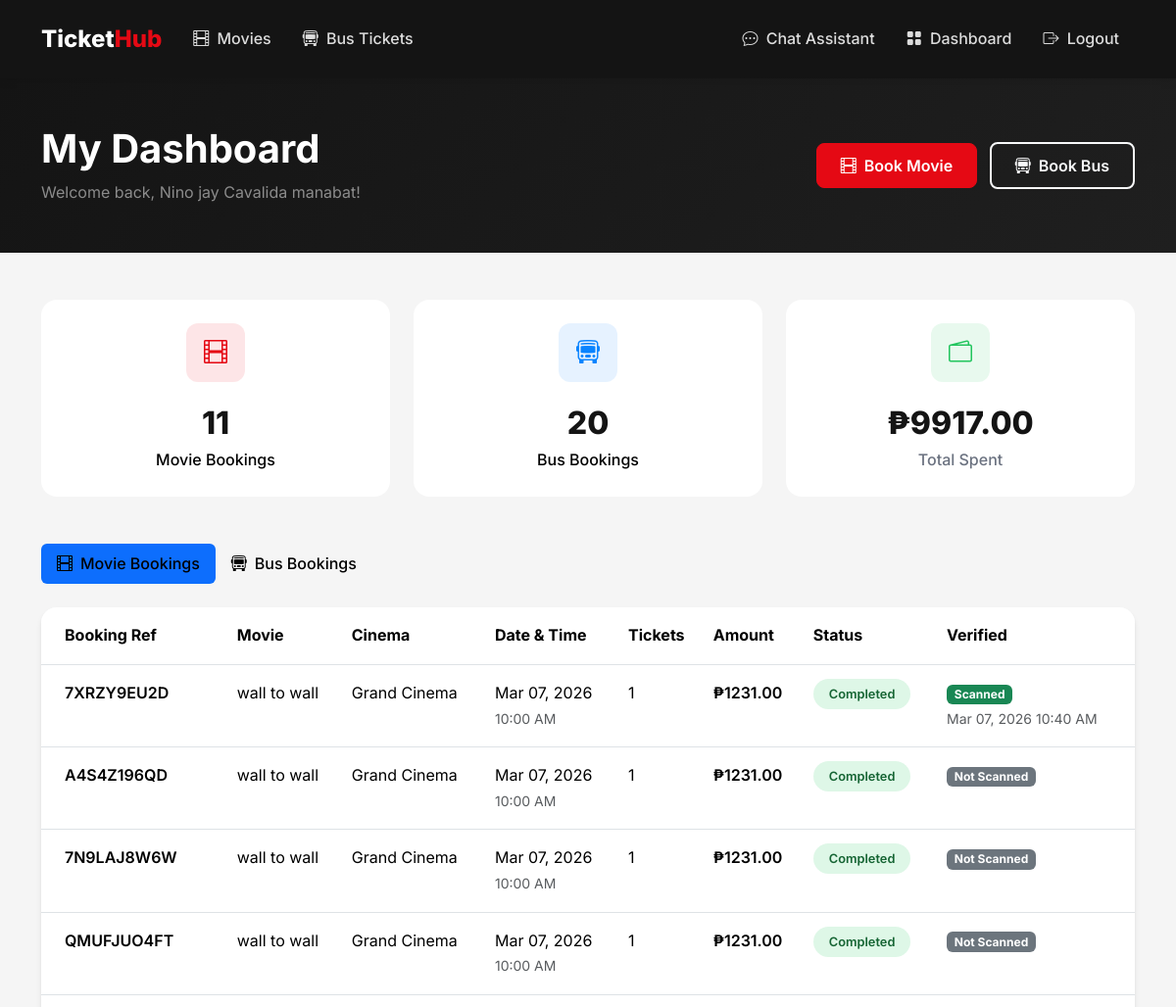
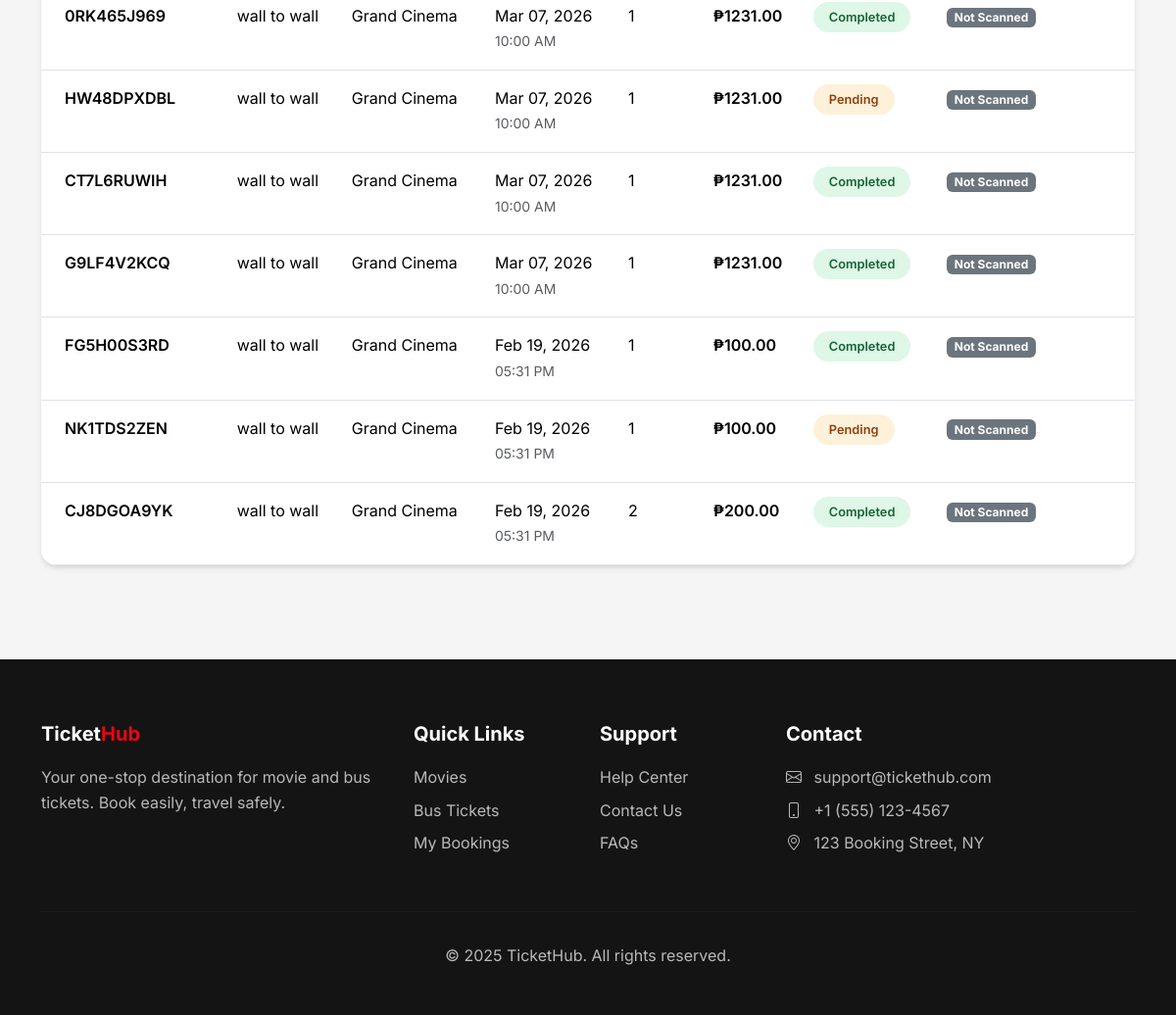
Page /dashboard (signed in) on the committed database (2 pictures, top to bottom).
### flask_app/app.py (models this page shows, shortened)
class User(UserMixin, db.Model):
    id = db.Column(db.Integer, primary_key=True)
    email = db.Column(db.String(120), unique=True, nullable=False)
    password_hash = db.Column(db.String(256), nullable=False)
    name = db.Column(db.String(100), nullable=False)
    phone = db.Column(db.String(20))
    is_admin = db.Column(db.Boolean, default=False)
    created_at = db.Column(db.DateTime, default=datetime.utcnow)
    movie_bookings = db.relationship('MovieBooking', backref='user', lazy=True)
    bus_bookings = db.relationship('BusBooking', backref='user', lazy=True)

class MovieBooking(db.Model):
    id = db.Column(db.Integer, primary_key=True)
    user_id = db.Column(db.Integer, db.ForeignKey('user.id'), nullable=False)
    showtime_id = db.Column(db.Integer, db.ForeignKey('showtime.id'), nullable=False)
    num_tickets = db.Column(db.Integer, nullable=False)
    seat_numbers = db.Column(db.String(200))
    total_amount = db.Column(db.Float, nullable=False)
    payment_status = db.Column(db.String(20), default='pending')  # pending, completed, failed, refunded
    payment_method = db.Column(db.String(20))     # 'card', 'gcash', 'paymaya', 'paypal'
    payment_reference = db.Column(db.String(255)) # PayMongo source/payment id
    booking_reference = db.Column(db.String(20), unique=True)
    is_verified = db.Column(db.Boolean, default=False, nullable=False)
    verified_at = db.Column(db.DateTime, nullable=True)
    created_at = db.Column(db.DateTime, default=datetime.utcnow)

class Movie(db.Model):
    id = db.Column(db.Integer, primary_key=True)
    title = db.Column(db.String(200), nullable=False)
    description = db.Column(db.Text)
    genre = db.Column(db.String(100))
    duration = db.Column(db.Integer)  # in minutes
    rating = db.Column(db.String(10))  # PG, PG-13, R, etc.
    poster_image = db.Column(db.String(255))
    trailer_url = db.Column(db.String(255))
    release_date = db.Column(db.Date)
    is_active = db.Column(db.Boolean, default=True)
    created_at = db.Column(db.DateTime, default=datetime.utcnow)
    showtimes = db.relationship('Showtime', backref='movie', lazy=True, cascade='all, delete-orphan')

class Cinema(db.Model):
    id = db.Column(db.Integer, primary_key=True)
    name = db.Column(db.String(100), nullable=False)
    location = db.Column(db.String(200))
    total_seats = db.Column(db.Integer, default=100)
    showtimes = db.relationship('Showtime', backref='cinema', lazy=True)

class Showtime(db.Model):
    id = db.Column(db.Integer, primary_key=True)
    movie_id = db.Column(db.Integer, db.ForeignKey('movie.id'), nullable=False)
    cinema_id = db.Column(db.Integer, db.ForeignKey('cinema.id'), nullable=False)
    show_date = db.Column(db.Date, nullable=False)
    show_time = db.Column(db.Time, nullable=False)
    price = db.Column(db.Float, nullable=False)
    available_seats = db.Column(db.Integer)
    bookings = db.relationship('MovieBooking', backref='showtime', lazy=True)

### flask_app/app.py (the view)
@app.route('/dashboard')
@login_required
def dashboard():
    movie_bookings = MovieBooking.query.filter_by(user_id=current_user.id).order_by(MovieBooking.created_at.desc()).all()
    bus_bookings = BusBooking.query.filter_by(user_id=current_user.id).order_by(BusBooking.created_at.desc()).all()
    return render_template('dashboard/index.html', movie_bookings=movie_bookings, bus_bookings=bus_bookings)

### flask_app/app.py (called while the page is built)
@login_manager.user_loader
def load_user(user_id):
    return User.query.get(int(user_id))

### flask_app/templates/dashboard/index.html (shortened to what this page needs)
{% extends 'base.html' %}
{% block content %}
<section class="py-5" style="background: linear-gradient(135deg, var(--dark) 0%, var(--dark-lighter) 100%);">
    <div class="container">
        <div class="row align-items-center">
            <div class="col">
                <h1 class="text-white fw-bold mb-2">My Dashboard</h1>
                <p class="text-white-50 mb-0">Welcome back, {{ current_user.name }}!</p>
            </div>
            <div class="col-auto">
                <a href="{{ url_for('movies') }}" class="btn btn-primary me-2">
                    <i class="bi bi-film me-2"></i>Book Movie
                </a>
                <a href="{{ url_for('bus_routes') }}" class="btn btn-outline-light">
                    <i class="bi bi-bus-front me-2"></i>Book Bus
                </a>
            </div>
        </div>
    </div>
</section>
<section class="py-5">
    <div class="container">
        <div class="row g-4 mb-5">
            <div class="col-md-4">
                <div class="stat-card">
                    <div class="stat-icon" style="background: rgba(229, 9, 20, 0.1);">
                        <i class="bi bi-film" style="color: var(--primary);"></i>
                    </div>
                    <div class="stat-value">{{ movie_bookings|length }}</div>
                    <div class="stat-label" style="color: #000;">Movie Bookings</div>
                </div>
            </div>
            <div class="col-md-4">
                <div class="stat-card">
                    <div class="stat-icon" style="background: rgba(10, 132, 255, 0.1);">
                        <i class="bi bi-bus-front" style="color: var(--secondary);"></i>
                    </div>
                    <div class="stat-value">{{ bus_bookings|length }}</div>
                    <div class="stat-label" style="color: #000;">Bus Bookings</div>
                </div>
            </div>
            <div class="col-md-4">
                <div class="stat-card">
                    <div class="stat-icon" style="background: rgba(34, 197, 94, 0.1);">
                        <i class="bi bi-wallet2" style="color: #22C55E;"></i>
                    </div>
                    <div class="stat-value">₱{{ "%.2f"|format(
                        (movie_bookings|selectattr('payment_status', 'equalto', 'completed')|sum(attribute='total_amount')) +
                        (movie_bookings|selectattr('payment_status', 'equalto', 'paid')|sum(attribute='total_amount')) +
                        (bus_bookings|selectattr('payment_status', 'equalto', 'completed')|sum(attribute='total_amount')) +
                        (bus_bookings|selectattr('payment_status', 'equalto', 'paid')|sum(attribute='total_amount'))
                    ) }}</div>
                    <div class="stat-label">Total Spent</div>
                </div>
            </div>
        </div>
        <ul class="nav nav-pills mb-4" role="tablist">
            <li class="nav-item">
                <button class="nav-link active px-4" data-bs-toggle="pill" data-bs-target="#movie-bookings" style="color: #000 !important;">
                    <i class="bi bi-film me-2"></i>Movie Bookings
                </button>
            </li>
            <li class="nav-item">
                <button class="nav-link px-4" data-bs-toggle="pill" data-bs-target="#bus-bookings" style="color: #000 !important;">
                    <i class="bi bi-bus-front me-2"></i>Bus Bookings
                </button>
            </li>
        </ul>
        <div class="tab-content">
            <div class="tab-pane fade show active" id="movie-bookings">
                {% if movie_bookings %}
                    <div class="card">
                        <div class="table-responsive">
                            <table class="table table-hover mb-0">
                                <thead class="bg-light">
                                    <tr>
                                        <th class="px-4 py-3">Booking Ref</th>
                                        <th class="py-3">Movie</th>
                                        <th class="py-3">Cinema</th>
                                        <th class="py-3">Date & Time</th>
                                        <th class="py-3">Tickets</th>
                                        <th class="py-3">Amount</th>
                                        <th class="py-3">Status</th>
                                        <th class="py-3">Verified</th>
                                    </tr>
                                </thead>
                                <tbody>
                                    {% for booking in movie_bookings %}
                                    <tr>
                                        <td class="px-4 py-3">
                                            <span class="fw-semibold">{{ booking.booking_reference }}</span>
                                        </td>
                                        <td class="py-3">{{ booking.showtime.movie.title }}</td>
                                        <td class="py-3">{{ booking.showtime.cinema.name }}</td>
                                        <td class="py-3">
                                            {{ booking.showtime.show_date.strftime('%b %d, %Y') }}<br>
                                            <small class="text-muted">{{ booking.showtime.show_time.strftime('%I:%M %p') }}</small>
                                        </td>
                                        <td class="py-3">{{ booking.num_tickets }}</td>
                                        <td class="py-3 fw-semibold">₱{{ "%.2f"|format(booking.total_amount) }}</td>
                                        <td class="py-3">
                                            {% if booking.payment_status in ['completed','paid'] %}
                                                <span class="badge-status badge-completed">Completed</span>
                                            {% else %}
                                                <span class="badge-status badge-pending">Pending</span>
                                            {% endif %}
                                        </td>
                                        <td class="py-3">
                                            {% if booking.is_verified %}
                                                <span class="badge bg-success">Scanned</span>
                                                <div><small class="text-muted">{{ booking.verified_at.strftime('%b %d, %Y %I:%M %p') if booking.verified_at else '' }}</small></div>
                                            {% else %}
                                                <span class="badge bg-secondary">Not Scanned</span>
                                            {% endif %}
                                        </td>
                                    </tr>
                                    {% endfor %}
                                </tbody>
                            </table>
                        </div>
                    </div>
                {% endif %}
            </div>
        </div>
    </div>
</section>
{% endblock %}

### flask_app/static/css/main.css (style rules this page uses)
:root { --primary: #E50914; --primary-dark: #B20710; --secondary: #0A84FF; --dark: #141414; --dark-lighter: #1F1F1F; --gray-100: #F5F5F5; --gray-200: #E5E5E5; --gray-300: #D4D4D4; --gray-600: #6B7280; --gray-800: #2D2D2D; --success: #22C55E; --warning: #F59E0B; }
* { margin: 0; padding: 0; box-sizing: border-box; }
body { font-family: 'Inter', -apple-system, BlinkMacSystemFont, sans-serif; background-color: var(--gray-100); color: var(--dark); line-height: 1.6; }
.nav-link { color: rgba(255,255,255,0.85) !important; font-weight: 500; padding: 0.5rem 1rem !important; transition: all 0.2s ease; }
.nav-link.active { color: var(--primary) !important; }
.btn-primary { background: var(--primary); border-color: var(--primary); font-weight: 600; padding: 0.625rem 1.5rem; border-radius: 8px; transition: all 0.2s ease; }
.btn-outline-light { border-width: 2px; font-weight: 600; padding: 0.625rem 1.5rem; border-radius: 8px; }
.card { border: none; border-radius: 16px; box-shadow: 0 4px 6px -1px rgba(0,0,0,0.1), 0 2px 4px -1px rgba(0,0,0,0.06); transition: all 0.3s ease; overflow: hidden; }
.badge-status { padding: 0.5rem 1rem; border-radius: 20px; font-weight: 600; font-size: 0.8rem; }
.badge-completed { background: rgba(34, 197, 94, 0.15); color: #166534; }
.badge-pending { background: rgba(245, 158, 11, 0.15); color: #92400e; }
.stat-card { background: #fff; border-radius: 16px; padding: 1.5rem; text-align: center; }
.stat-card .stat-icon { width: 60px; height: 60px; border-radius: 12px; display: flex; align-items: center; justify-content: center; font-size: 1.5rem; margin: 0 auto 1rem; }
.stat-card .stat-value { font-size: 2rem; font-weight: 800; color: var(--dark); }
.stat-card .stat-label { color: var(--gray-600); font-weight: 500; }
.card { border-radius: 16px; box-shadow: 0 4px 12px rgba(0,0,0,0.07); border: none; }
.btn-primary { background: #E50914; border-color: #E50914; font-weight: 600; border-radius: 8px; transition: background 0.2s; }
.fw-bold { font-weight: 700 !important; }

### flask_app/templates/base.html (style rules this page uses)
:root { --primary: #E50914; --primary-dark: #B20710; --secondary: #0A84FF; --dark: #141414; --dark-lighter: #1F1F1F; --gray-100: #F5F5F5; --gray-200: #E5E5E5; --gray-300: #D4D4D4; --gray-600: #6B7280; --gray-800: #2D2D2D; --success: #22C55E; --warning: #F59E0B; }
* { margin: 0; padding: 0; box-sizing: border-box; }
body { font-family: 'Inter', -apple-system, BlinkMacSystemFont, sans-serif; background-color: var(--gray-100); color: var(--dark); line-height: 1.6; }
.nav-link { color: rgba(255,255,255,0.85) !important; font-weight: 500; padding: 0.5rem 1rem !important; transition: all 0.2s ease; }
.nav-link.active { color: var(--primary) !important; }
.btn-primary { background: var(--primary); border-color: var(--primary); font-weight: 600; padding: 0.625rem 1.5rem; border-radius: 8px; transition: all 0.2s ease; }
.btn-outline-light { border-width: 2px; font-weight: 600; padding: 0.625rem 1.5rem; border-radius: 8px; }
.card { border: none; border-radius: 16px; box-shadow: 0 4px 6px -1px rgba(0,0,0,0.1), 0 2px 4px -1px rgba(0,0,0,0.06); transition: all 0.3s ease; overflow: hidden; }
.badge-status { padding: 0.5rem 1rem; border-radius: 20px; font-weight: 600; font-size: 0.8rem; }
.badge-completed { background: rgba(34, 197, 94, 0.15); color: #166534; }
.badge-pending { background: rgba(245, 158, 11, 0.15); color: #92400e; }
.stat-card { background: #fff; border-radius: 16px; padding: 1.5rem; text-align: center; }
.stat-card .stat-icon { width: 60px; height: 60px; border-radius: 12px; display: flex; align-items: center; justify-content: center; font-size: 1.5rem; margin: 0 auto 1rem; }
.stat-card .stat-value { font-size: 2rem; font-weight: 800; color: var(--dark); }
.stat-card .stat-label { color: var(--gray-600); font-weight: 500; }

### rows in the picture
User: name "Nino jay Cavalida manabat"
MovieBooking: booking_reference "7XRZY9EU2D", showtime.movie "wall to wall", showtime.cinema.name "Grand Cinema", showtime.show_date "Mar 07, 2026", showtime.show_time "10:00 AM", num_tickets "1", total_amount "1231.00", payment_status "Completed", verified_at "Mar 07, 2026 10:40 AM"
MovieBooking: booking_reference "A4S4Z196QD", showtime.movie "wall to wall", showtime.cinema.name "Grand Cinema", showtime.show_date "Mar 07, 2026", showtime.show_time "10:00 AM", num_tickets "1", total_amount "1231.00", payment_status "Completed", is_verified "Not Scanned"
MovieBooking: booking_reference "7N9LAJ8W6W", showtime.movie "wall to wall", showtime.cinema.name "Grand Cinema", showtime.show_date "Mar 07, 2026", showtime.show_time "10:00 AM", num_tickets "1", total_amount "1231.00", payment_status "Completed", is_verified "Not Scanned"
MovieBooking: booking_reference "QMUFJUO4FT", showtime.movie "wall to wall", showtime.cinema.name "Grand Cinema", showtime.show_date "Mar 07, 2026", showtime.show_time "10:00 AM", num_tickets "1", total_amount "1231.00", payment_status "Completed", is_verified "Not Scanned"
MovieBooking: booking_reference "0RK465J969", showtime.movie "wall to wall", showtime.cinema.name "Grand Cinema", showtime.show_date "Mar 07, 2026", showtime.show_time "10:00 AM", num_tickets "1", total_amount "1231.00", payment_status "Completed", is_verified "Not Scanned"
MovieBooking: booking_reference "HW48DPXDBL", showtime.movie "wall to wall", showtime.cinema.name "Grand Cinema", showtime.show_date "Mar 07, 2026", showtime.show_time "10:00 AM", num_tickets "1", total_amount "1231.00", payment_status "Pending", is_verified "Not Scanned"
MovieBooking: booking_reference "CT7L6RUWIH", showtime.movie "wall to wall", showtime.cinema.name "Grand Cinema", showtime.show_date "Mar 07, 2026", showtime.show_time "10:00 AM", num_tickets "1", total_amount "1231.00", payment_status "Completed", is_verified "Not Scanned"
MovieBooking: booking_reference "G9LF4V2KCQ", showtime.movie "wall to wall", showtime.cinema.name "Grand Cinema", showtime.show_date "Mar 07, 2026", showtime.show_time "10:00 AM", num_tickets "1", total_amount "1231.00", payment_status "Completed", is_verified "Not Scanned"
MovieBooking: booking_reference "FG5H00S3RD", showtime.movie "wall to wall", showtime.cinema.name "Grand Cinema", showtime.show_date "Feb 19, 2026", showtime.show_time "05:31 PM", num_tickets "1", total_amount "100.00", payment_status "Completed", is_verified "Not Scanned"
MovieBooking: booking_reference "NK1TDS2ZEN", showtime.movie "wall to wall", showtime.cinema.name "Grand Cinema", showtime.show_date "Feb 19, 2026", showtime.show_time "05:31 PM", num_tickets "1", total_amount "100.00", payment_status "Pending", is_verified "Not Scanned"
MovieBooking: booking_reference "CJ8DGOA9YK", showtime.movie "wall to wall", showtime.cinema.name "Grand Cinema", showtime.show_date "Feb 19, 2026", showtime.show_time "05:31 PM", num_tickets "2", total_amount "200.00", payment_status "Completed", is_verified "Not Scanned"

### other values in the picture
{{ movie_bookings|length }} "11"
{{ bus_bookings|length }} "20"
